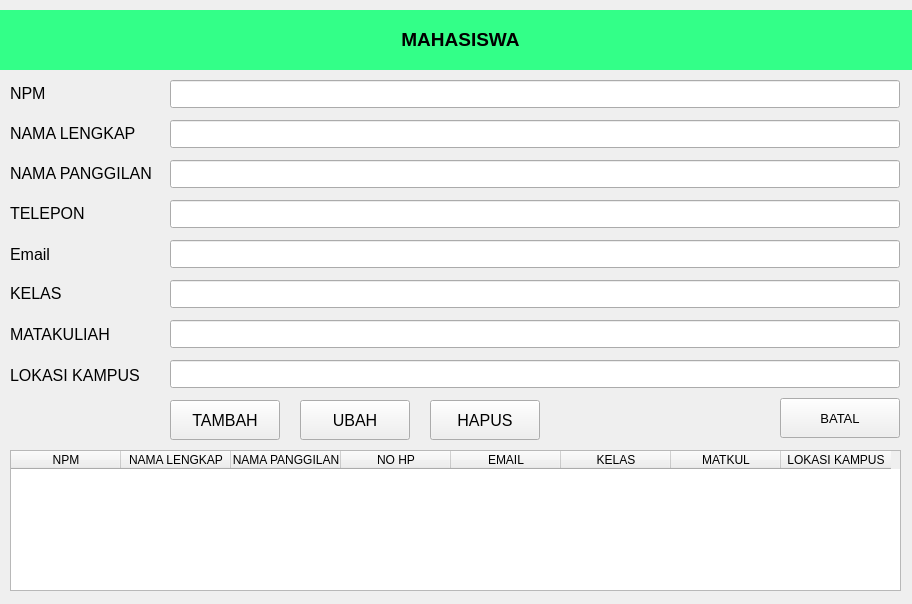
<?xml version="1.0" encoding="UTF-8"?>
<ui version="4.0">
 <class>Form</class>
 <widget class="QWidget" name="Form">
  <property name="geometry">
   <rect>
    <x>0</x>
    <y>0</y>
    <width>912</width>
    <height>604</height>
   </rect>
  </property>
  <property name="windowTitle">
   <string>Form Mahasiswa UNISKA Banjarmasin</string>
  </property>
  <widget class="QLabel" name="label">
   <property name="geometry">
    <rect>
     <x>10</x>
     <y>83</y>
     <width>150</width>
     <height>21</height>
    </rect>
   </property>
   <property name="font">
    <font>
     <pointsize>12</pointsize>
    </font>
   </property>
   <property name="text">
    <string>NPM</string>
   </property>
  </widget>
  <widget class="QLineEdit" name="lineEdit">
   <property name="geometry">
    <rect>
     <x>170</x>
     <y>80</y>
     <width>730</width>
     <height>28</height>
    </rect>
   </property>
   <property name="font">
    <font>
     <pointsize>12</pointsize>
    </font>
   </property>
   <property name="text">
    <string/>
   </property>
  </widget>
  <widget class="QLineEdit" name="lineEdit_2">
   <property name="geometry">
    <rect>
     <x>170</x>
     <y>120</y>
     <width>730</width>
     <height>28</height>
    </rect>
   </property>
   <property name="font">
    <font>
     <pointsize>12</pointsize>
    </font>
   </property>
   <property name="text">
    <string/>
   </property>
  </widget>
  <widget class="QLabel" name="label_2">
   <property name="geometry">
    <rect>
     <x>10</x>
     <y>123</y>
     <width>150</width>
     <height>21</height>
    </rect>
   </property>
   <property name="font">
    <font>
     <pointsize>12</pointsize>
    </font>
   </property>
   <property name="text">
    <string>NAMA LENGKAP</string>
   </property>
  </widget>
  <widget class="QLineEdit" name="lineEdit_4">
   <property name="geometry">
    <rect>
     <x>170</x>
     <y>200</y>
     <width>730</width>
     <height>28</height>
    </rect>
   </property>
   <property name="font">
    <font>
     <pointsize>12</pointsize>
    </font>
   </property>
   <property name="text">
    <string/>
   </property>
  </widget>
  <widget class="QLabel" name="label_3">
   <property name="geometry">
    <rect>
     <x>10</x>
     <y>244</y>
     <width>150</width>
     <height>21</height>
    </rect>
   </property>
   <property name="font">
    <font>
     <pointsize>12</pointsize>
    </font>
   </property>
   <property name="text">
    <string>Email</string>
   </property>
  </widget>
  <widget class="QLabel" name="label_4">
   <property name="geometry">
    <rect>
     <x>10</x>
     <y>203</y>
     <width>150</width>
     <height>21</height>
    </rect>
   </property>
   <property name="font">
    <font>
     <pointsize>12</pointsize>
    </font>
   </property>
   <property name="text">
    <string>TELEPON</string>
   </property>
  </widget>
  <widget class="QLineEdit" name="lineEdit_5">
   <property name="geometry">
    <rect>
     <x>170</x>
     <y>240</y>
     <width>730</width>
     <height>28</height>
    </rect>
   </property>
   <property name="font">
    <font>
     <pointsize>12</pointsize>
    </font>
   </property>
   <property name="text">
    <string/>
   </property>
  </widget>
  <widget class="QLabel" name="label_5">
   <property name="geometry">
    <rect>
     <x>10</x>
     <y>283</y>
     <width>150</width>
     <height>21</height>
    </rect>
   </property>
   <property name="font">
    <font>
     <pointsize>12</pointsize>
    </font>
   </property>
   <property name="text">
    <string>KELAS</string>
   </property>
  </widget>
  <widget class="QLineEdit" name="lineEdit_6">
   <property name="geometry">
    <rect>
     <x>170</x>
     <y>280</y>
     <width>730</width>
     <height>28</height>
    </rect>
   </property>
   <property name="font">
    <font>
     <pointsize>12</pointsize>
    </font>
   </property>
   <property name="text">
    <string/>
   </property>
  </widget>
  <widget class="QLabel" name="label_6">
   <property name="geometry">
    <rect>
     <x>10</x>
     <y>324</y>
     <width>150</width>
     <height>21</height>
    </rect>
   </property>
   <property name="font">
    <font>
     <pointsize>12</pointsize>
    </font>
   </property>
   <property name="text">
    <string>MATAKULIAH</string>
   </property>
  </widget>
  <widget class="QLabel" name="label_8">
   <property name="geometry">
    <rect>
     <x>10</x>
     <y>365</y>
     <width>150</width>
     <height>21</height>
    </rect>
   </property>
   <property name="font">
    <font>
     <pointsize>12</pointsize>
    </font>
   </property>
   <property name="text">
    <string>LOKASI KAMPUS</string>
   </property>
  </widget>
  <widget class="QLabel" name="label_9">
   <property name="geometry">
    <rect>
     <x>0</x>
     <y>10</y>
     <width>921</width>
     <height>60</height>
    </rect>
   </property>
   <property name="font">
    <font>
     <pointsize>14</pointsize>
     <weight>75</weight>
     <bold>true</bold>
    </font>
   </property>
   <property name="toolTip">
    <string/>
   </property>
   <property name="accessibleName">
    <string>`</string>
   </property>
   <property name="autoFillBackground">
    <bool>false</bool>
   </property>
   <property name="styleSheet">
    <string notr="true">
background-color: rgb(51, 255, 136);</string>
   </property>
   <property name="text">
    <string>&lt;html&gt;&lt;head/&gt;&lt;body&gt;&lt;p align=&quot;center&quot;&gt;&lt;span style=&quot; color:#000000;&quot;&gt;MAHASISWA&lt;/span&gt;&lt;/p&gt;&lt;/body&gt;&lt;/html&gt;</string>
   </property>
   <property name="wordWrap">
    <bool>false</bool>
   </property>
   <property name="margin">
    <number>0</number>
   </property>
  </widget>
  <widget class="QLineEdit" name="lineEdit_7">
   <property name="geometry">
    <rect>
     <x>170</x>
     <y>320</y>
     <width>730</width>
     <height>28</height>
    </rect>
   </property>
   <property name="font">
    <font>
     <pointsize>12</pointsize>
    </font>
   </property>
   <property name="text">
    <string/>
   </property>
  </widget>
  <widget class="QLineEdit" name="lineEdit_3">
   <property name="geometry">
    <rect>
     <x>170</x>
     <y>160</y>
     <width>730</width>
     <height>28</height>
    </rect>
   </property>
   <property name="font">
    <font>
     <pointsize>12</pointsize>
    </font>
   </property>
   <property name="toolTip">
    <string>&lt;!DOCTYPE HTML PUBLIC &quot;-//W3C//DTD HTML 4.0//EN&quot; &quot;http://www.w3.org/TR/REC-html40/strict.dtd&quot;&gt;
&lt;html&gt;&lt;head&gt;&lt;meta name=&quot;qrichtext&quot; content=&quot;1&quot; /&gt;&lt;style type=&quot;text/css&quot;&gt;
p, li { white-space: pre-wrap; }
&lt;/style&gt;&lt;/head&gt;&lt;body style=&quot; font-family:'MS Shell Dlg 2'; font-size:12pt; font-weight:400; font-style:normal;&quot;&gt;
&lt;p style=&quot;-qt-paragraph-type:empty; margin-top:0px; margin-bottom:0px; margin-left:0px; margin-right:0px; -qt-block-indent:0; text-indent:0px;&quot;&gt;&lt;br /&gt;&lt;/p&gt;&lt;/body&gt;&lt;/html&gt;</string>
   </property>
   <property name="text">
    <string/>
   </property>
  </widget>
  <widget class="QLabel" name="label_10">
   <property name="geometry">
    <rect>
     <x>10</x>
     <y>163</y>
     <width>150</width>
     <height>21</height>
    </rect>
   </property>
   <property name="font">
    <font>
     <pointsize>12</pointsize>
    </font>
   </property>
   <property name="text">
    <string>NAMA PANGGILAN</string>
   </property>
  </widget>
  <widget class="QLineEdit" name="lineEdit_8">
   <property name="geometry">
    <rect>
     <x>170</x>
     <y>360</y>
     <width>730</width>
     <height>28</height>
    </rect>
   </property>
   <property name="font">
    <font>
     <pointsize>12</pointsize>
    </font>
   </property>
   <property name="text">
    <string/>
   </property>
  </widget>
  <widget class="QPushButton" name="pushButton_simpan">
   <property name="geometry">
    <rect>
     <x>170</x>
     <y>400</y>
     <width>110</width>
     <height>40</height>
    </rect>
   </property>
   <property name="font">
    <font>
     <pointsize>12</pointsize>
    </font>
   </property>
   <property name="text">
    <string>TAMBAH</string>
   </property>
   <property name="icon">
    <iconset>
     <normaloff>icons/icons8-save-96.png</normaloff>icons/icons8-save-96.png</iconset>
   </property>
   <property name="iconSize">
    <size>
     <width>22</width>
     <height>22</height>
    </size>
   </property>
  </widget>
  <widget class="QPushButton" name="pushButton_ubah">
   <property name="geometry">
    <rect>
     <x>300</x>
     <y>400</y>
     <width>110</width>
     <height>40</height>
    </rect>
   </property>
   <property name="font">
    <font>
     <pointsize>12</pointsize>
    </font>
   </property>
   <property name="text">
    <string>UBAH</string>
   </property>
   <property name="icon">
    <iconset>
     <normaloff>icons/icons8-edit-40.png</normaloff>icons/icons8-edit-40.png</iconset>
   </property>
   <property name="iconSize">
    <size>
     <width>22</width>
     <height>22</height>
    </size>
   </property>
  </widget>
  <widget class="QPushButton" name="pushButton_hapus">
   <property name="geometry">
    <rect>
     <x>430</x>
     <y>400</y>
     <width>110</width>
     <height>40</height>
    </rect>
   </property>
   <property name="font">
    <font>
     <pointsize>12</pointsize>
    </font>
   </property>
   <property name="text">
    <string>HAPUS</string>
   </property>
   <property name="icon">
    <iconset>
     <normaloff>icons/icons8-delete-100.png</normaloff>icons/icons8-delete-100.png</iconset>
   </property>
   <property name="iconSize">
    <size>
     <width>22</width>
     <height>22</height>
    </size>
   </property>
  </widget>
  <widget class="QPushButton" name="pushButton_batal">
   <property name="geometry">
    <rect>
     <x>780</x>
     <y>398</y>
     <width>120</width>
     <height>40</height>
    </rect>
   </property>
   <property name="font">
    <font>
     <pointsize>10</pointsize>
    </font>
   </property>
   <property name="text">
    <string>BATAL</string>
   </property>
  </widget>
  <widget class="QTableWidget" name="tableWidget">
   <property name="geometry">
    <rect>
     <x>10</x>
     <y>450</y>
     <width>891</width>
     <height>141</height>
    </rect>
   </property>
   <attribute name="horizontalHeaderCascadingSectionResizes">
    <bool>true</bool>
   </attribute>
   <attribute name="horizontalHeaderDefaultSectionSize">
    <number>110</number>
   </attribute>
   <column>
    <property name="text">
     <string>NPM</string>
    </property>
   </column>
   <column>
    <property name="text">
     <string>NAMA LENGKAP</string>
    </property>
   </column>
   <column>
    <property name="text">
     <string>NAMA PANGGILAN</string>
    </property>
   </column>
   <column>
    <property name="text">
     <string>NO HP</string>
    </property>
   </column>
   <column>
    <property name="text">
     <string>EMAIL</string>
    </property>
   </column>
   <column>
    <property name="text">
     <string>KELAS</string>
    </property>
   </column>
   <column>
    <property name="text">
     <string>MATKUL</string>
    </property>
   </column>
   <column>
    <property name="text">
     <string>LOKASI KAMPUS</string>
    </property>
   </column>
  </widget>
  <zorder>label</zorder>
  <zorder>lineEdit</zorder>
  <zorder>lineEdit_2</zorder>
  <zorder>label_2</zorder>
  <zorder>lineEdit_4</zorder>
  <zorder>label_3</zorder>
  <zorder>label_4</zorder>
  <zorder>lineEdit_5</zorder>
  <zorder>label_5</zorder>
  <zorder>lineEdit_6</zorder>
  <zorder>label_6</zorder>
  <zorder>label_8</zorder>
  <zorder>label_9</zorder>
  <zorder>lineEdit_7</zorder>
  <zorder>label_10</zorder>
  <zorder>lineEdit_8</zorder>
  <zorder>pushButton_simpan</zorder>
  <zorder>pushButton_ubah</zorder>
  <zorder>pushButton_hapus</zorder>
  <zorder>pushButton_batal</zorder>
  <zorder>tableWidget</zorder>
  <zorder>lineEdit_3</zorder>
 </widget>
 <tabstops>
  <tabstop>lineEdit</tabstop>
  <tabstop>lineEdit_2</tabstop>
  <tabstop>lineEdit_3</tabstop>
  <tabstop>lineEdit_4</tabstop>
  <tabstop>lineEdit_5</tabstop>
  <tabstop>lineEdit_6</tabstop>
  <tabstop>lineEdit_7</tabstop>
  <tabstop>lineEdit_8</tabstop>
  <tabstop>pushButton_simpan</tabstop>
  <tabstop>pushButton_ubah</tabstop>
  <tabstop>pushButton_hapus</tabstop>
  <tabstop>pushButton_batal</tabstop>
  <tabstop>tableWidget</tabstop>
 </tabstops>
 <resources/>
 <connections/>
</ui>
